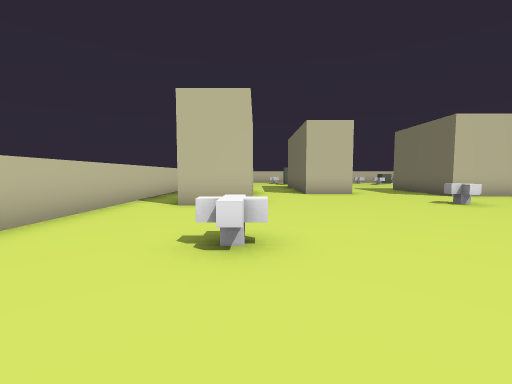
[1] (above)

21 first-person views from a walk through a Unity game level. The camera is 1.5 m above the floor, tilts 4° down and sees 90° across. The floor is counted in squares, 2 m on a side. Each view is taken from the middle of a square. On the plan, view 1 faces up. The plan holds only what a view shows up to about 9 squares ahead; the rest is blank. The player is left out.

[2]
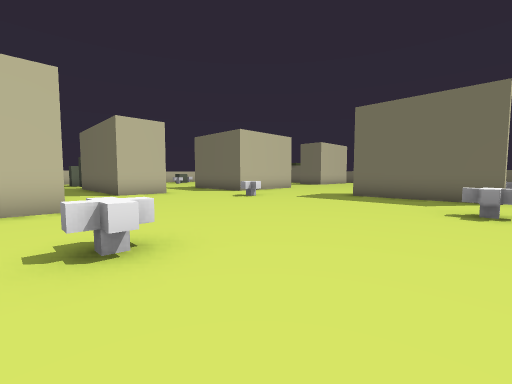

[3]
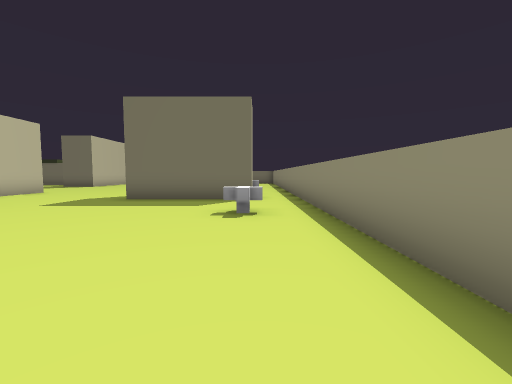

[4]
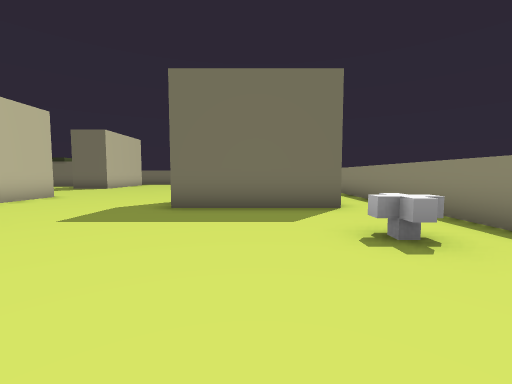

[5]
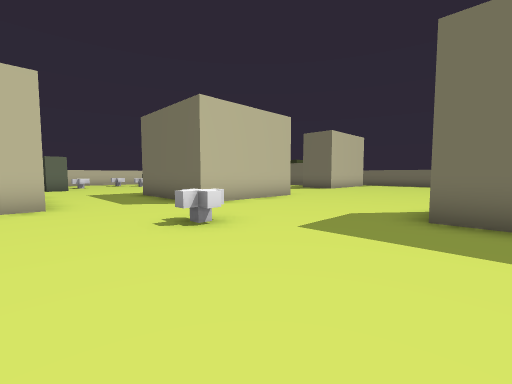

[6]
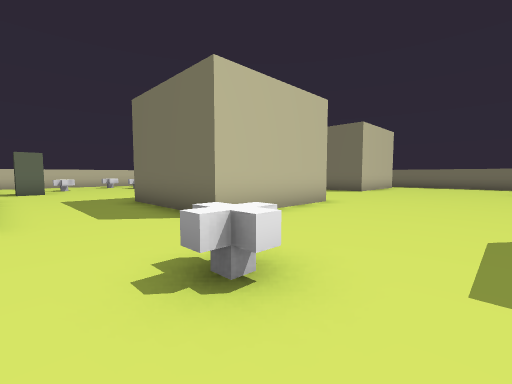

[7]
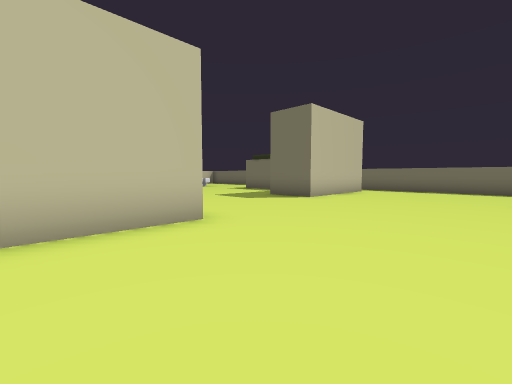

[8]
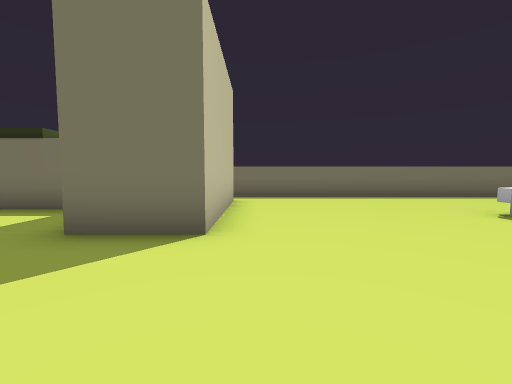

[9]
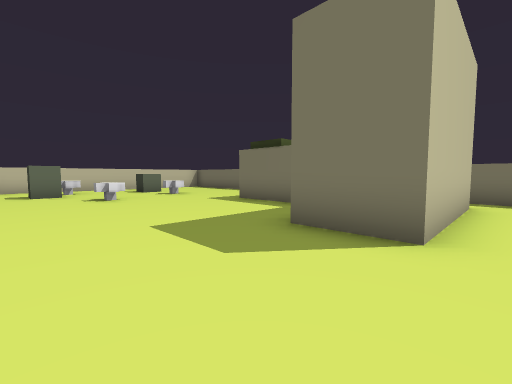

[10]
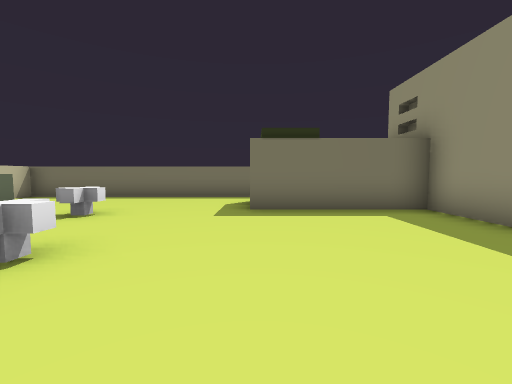

[11]
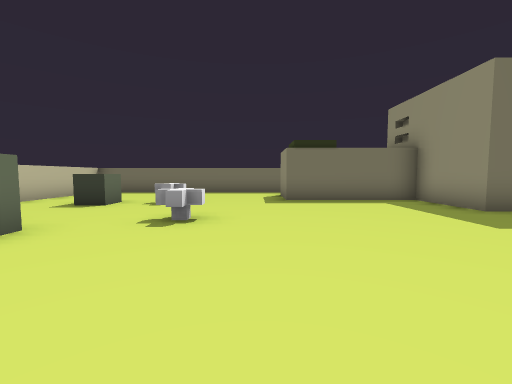

[12]
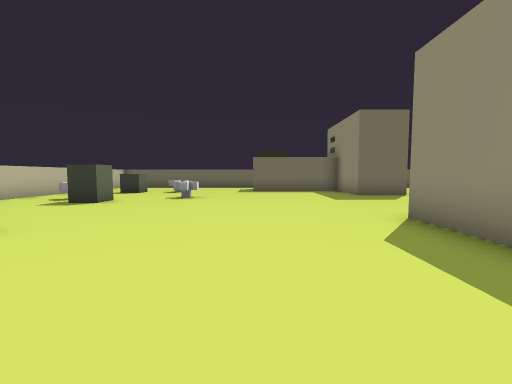

[13]
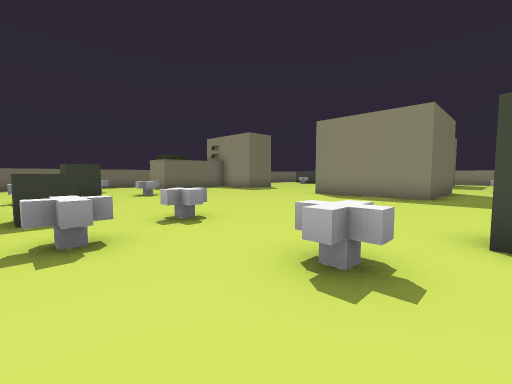

[14]
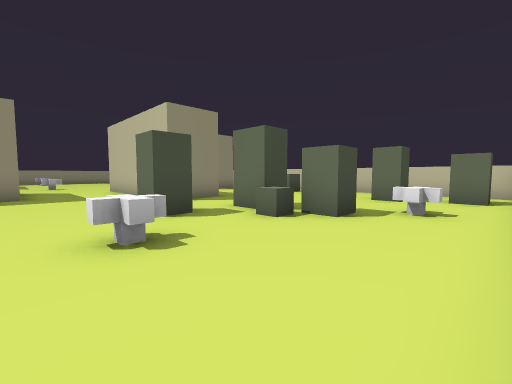

[15]
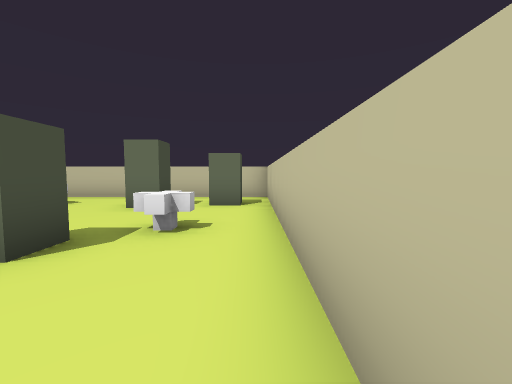

[16]
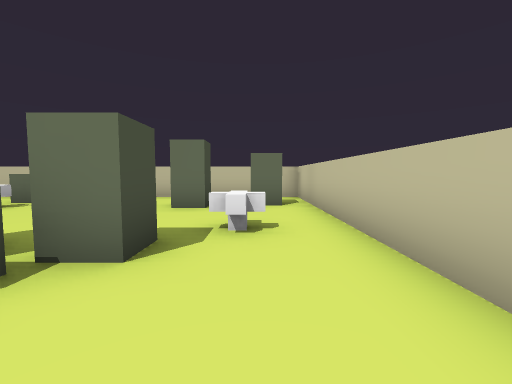

[17]
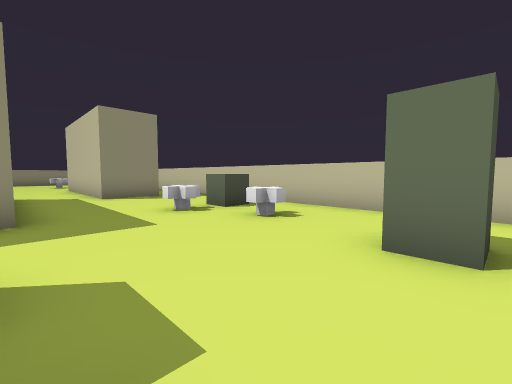

[18]
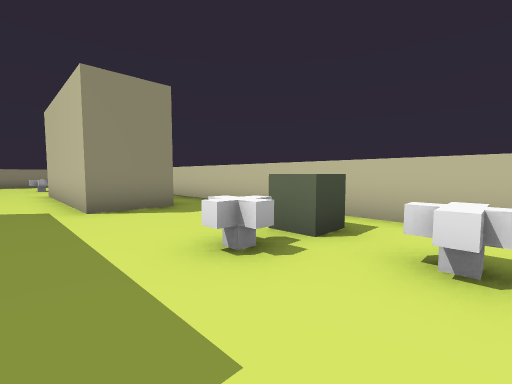

[19]
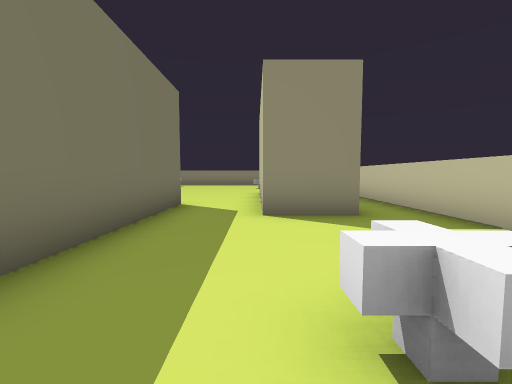

[20]
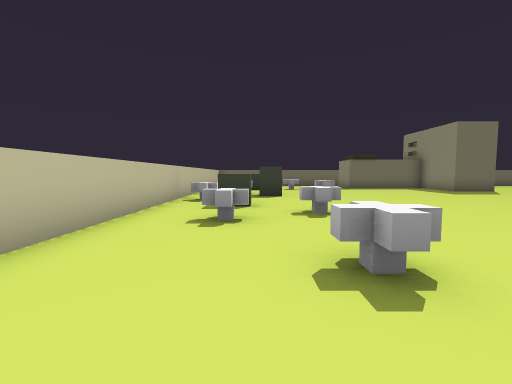

[21]
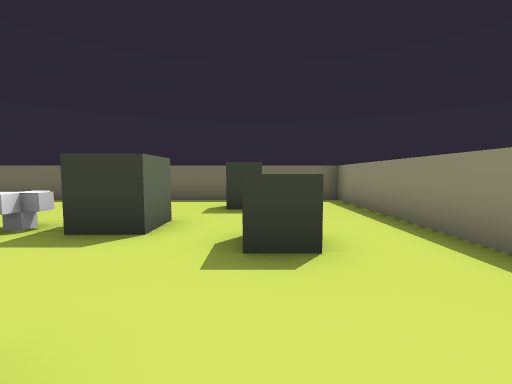

### Floor plan
Points are (right, up) in squares from view 1. A wall is a line through its corners. A room is listed if a view was taken in it or the views show most of it. See-through windows are left out.
Room 1 (views 1, 2, 3, 4, 5, 6, 7, 8, 9, 10, 11, 12, 13, 14, 15, 16, 17, 18, 19, 20, 21)
walls: (10.5, 8.6) (6.6, 8.6) (6.6, 12.4) (10.4, 12.4); (3.8, 9.6) (1.9, 9.6) (1.9, 14.2); (4.2, 17.6) (5.1, 17.6) (5.1, 16.9) (4.4, 16.9); (1.8, 15.1) (2.9, 15.1); (9.9, 20) (9.9, 20.9) (10.6, 20.9); (2.4, 18.4) (3.1, 18.4) (3.1, 17.4); (13.5, 19.1) (12.6, 19.1) (12.6, 19.9); (2, 19.9) (2.9, 19.9) (2.9, 19.1); (4.8, 22.4) (-3.4, 22.4) (-3.4, 3.2); (-2, 11.4) (-0.1, 11.4) (-0.1, 6.1) (-1.9, 6.1); (-2.5, 15.4) (-1.6, 15.4) (-1.6, 14.6); (16.9, 19.6) (16.1, 19.6) (16.1, 20.4); (19.1, 9.6) (15.1, 9.6) (15.1, 11.4) (17.4, 11.4) (17.4, 15.1) (19, 15.1); (-1.4, 19.9) (-0.6, 19.9) (-0.6, 19.1); (15.1, 22.4) (6.2, 22.4); (20.4, 15.1) (20.4, 22.4) (16.9, 22.4); (7.6, 0) (7.6, 3.9); (-1.9, 21.6) (-1.1, 21.6) (-1.1, 20.9); (17.1, 2.4) (16.1, 2.4) (16.1, 3.4); (15.4, 0.2) (15.4, 1.1); (1.2, -1.4) (11.1, -1.4); (18.4, 0.9) (18.4, 1.6); (15.2, -1.4) (20.4, -1.4) (20.4, 9.8)
low walls: (8.9, 18.2) (8.9, 19.1); (5.9, 18.5) (5.9, 19.4); (8.6, 18.9) (9.1, 18.9); (5.5, 19.1) (6.4, 19.1); (6.1, 19.4) (6.1, 18.9); (14.1, 16.8) (14.1, 17.6); (3.1, 19.1) (3.6, 19.1) (3.6, 18.6); (14.8, 17.1) (13.9, 17.1); (-0.6, 15.4) (-0.6, 14.6); (-1.1, 15.1) (-0.4, 15.1); (16.6, 17.8) (16.6, 18.6); (16.9, 18.1) (16.4, 18.1); (16.4, 3.8) (16.4, 4.4); (0.2, 2.6) (-0.6, 2.6); (4.6, 0.4) (5.4, 0.4); (-0.4, 2.4) (-0.4, 2.9); (4.9, -0.2) (4.9, 0.6)

Where each view was taken, in squares from view 1:
view 1: 0 up, 0 right, facing up
view 2: 0 up, 1 left, facing up-right
view 3: 0 up, 0 right, facing right
view 4: 2 up, 2 right, facing right
view 5: 3 up, 3 right, facing up-right
view 6: 5 up, 4 right, facing up-right
view 7: 5 up, 8 right, facing up-right
view 8: 9 up, 12 right, facing right
view 9: 9 up, 12 right, facing up-right
view 10: 15 up, 12 right, facing right
view 11: 16 up, 10 right, facing right
view 12: 15 up, 6 right, facing right
view 13: 21 up, 5 right, facing down-right
view 14: 22 up, 7 right, facing down-left
view 15: 22 up, 5 right, facing left
view 16: 21 up, 5 right, facing left
view 17: 20 up, 2 right, facing down-left
view 18: 17 up, 1 right, facing down-left
view 19: 16 up, 0 right, facing down
view 20: 20 up, 4 right, facing right
view 21: 1 up, 13 right, facing right
